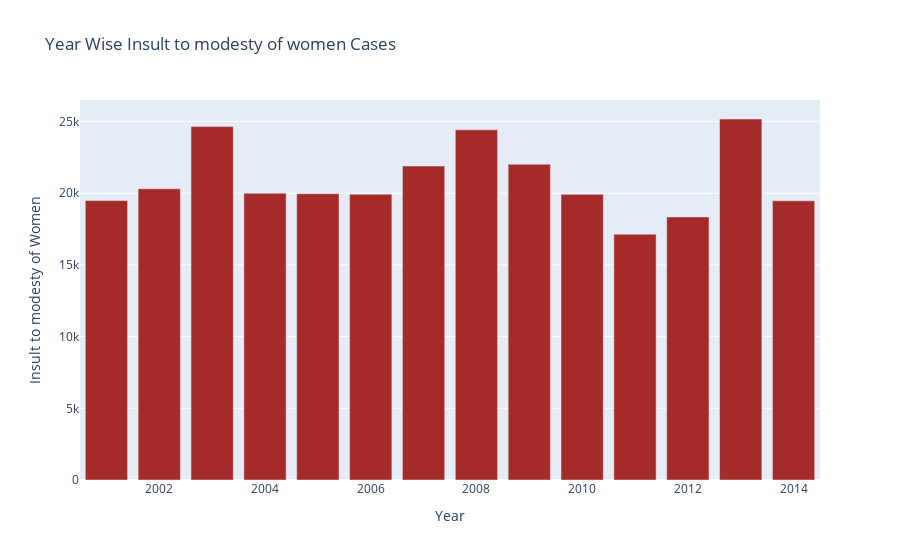

Notebook source saved alongside this figure:
### Markdown cell above
5) Insult to modesty of women

### Code cell
fig = px.bar(total_case_all_years, x=total_case_all_years.index, 
             y='Insult to modesty of Women',color_discrete_sequence=['brown'],title="Year Wise Insult to modesty of women Cases")
fig.show()

### Figure 1 — Plotly figure (JSON) as saved in the notebook; plotly's stock layout.template omitted (floating-point values rounded to 4 significant figures)
{"data": [{"alignmentgroup": "True", "hovertemplate": "Year=%{x}<br>Insult to modesty of Women=%{y}<extra></extra>", "legendgroup": "", "marker": {"color": "brown"}, "name": "", "offsetgroup": "", "orientation": "v", "showlegend": false, "textposition": "auto", "type": "bar", "x": [2001, 2002, 2003, 2004, 2005, 2006, 2007, 2008, 2009, 2010, 2011, 2012, 2013, 2014], "xaxis": "x", "y": [19492, 20310, 24650, 20002, 19968, 19932, 21900, 24428, 22018, 19922, 17140, 18346, 25178, 19470], "yaxis": "y"}], "layout": {"barmode": "relative", "legend": {"tracegroupgap": 0}, "title": {"text": "Year Wise Insult to modesty of women Cases"}, "xaxis": {"anchor": "y", "domain": [0, 1], "title": {"text": "Year"}}, "yaxis": {"anchor": "x", "domain": [0, 1], "title": {"text": "Insult to modesty of Women"}}}}
